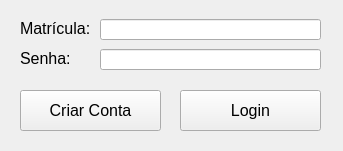
<?xml version="1.0" encoding="UTF-8"?>
<ui version="4.0">
 <class>tela_login</class>
 <widget class="QMainWindow" name="tela_login">
  <property name="geometry">
   <rect>
    <x>0</x>
    <y>0</y>
    <width>343</width>
    <height>151</height>
   </rect>
  </property>
  <property name="maximumSize">
   <size>
    <width>500</width>
    <height>500</height>
   </size>
  </property>
  <property name="windowTitle">
   <string notr="true">Bem Vindo</string>
  </property>
  <property name="windowIcon">
   <iconset>
    <normaloff>icone_login.png</normaloff>icone_login.png</iconset>
  </property>
  <widget class="QWidget" name="centralwidget">
   <widget class="QPushButton" name="botao_login">
    <property name="geometry">
     <rect>
      <x>180</x>
      <y>90</y>
      <width>141</width>
      <height>41</height>
     </rect>
    </property>
    <property name="font">
     <font>
      <pointsize>12</pointsize>
     </font>
    </property>
    <property name="text">
     <string notr="true">Login</string>
    </property>
   </widget>
   <widget class="QLabel" name="label_matricula">
    <property name="geometry">
     <rect>
      <x>20</x>
      <y>20</y>
      <width>71</width>
      <height>16</height>
     </rect>
    </property>
    <property name="font">
     <font>
      <pointsize>12</pointsize>
     </font>
    </property>
    <property name="text">
     <string notr="true">Matrícula:</string>
    </property>
   </widget>
   <widget class="QLabel" name="label_2">
    <property name="geometry">
     <rect>
      <x>20</x>
      <y>50</y>
      <width>61</width>
      <height>16</height>
     </rect>
    </property>
    <property name="font">
     <font>
      <pointsize>12</pointsize>
     </font>
    </property>
    <property name="text">
     <string notr="true">Senha:</string>
    </property>
   </widget>
   <widget class="QLineEdit" name="texto_matricula">
    <property name="geometry">
     <rect>
      <x>100</x>
      <y>19</y>
      <width>221</width>
      <height>21</height>
     </rect>
    </property>
    <property name="font">
     <font>
      <pointsize>12</pointsize>
     </font>
    </property>
    <property name="text">
     <string notr="true"/>
    </property>
    <property name="maxLength">
     <number>20</number>
    </property>
   </widget>
   <widget class="QLineEdit" name="texto_senha">
    <property name="geometry">
     <rect>
      <x>100</x>
      <y>49</y>
      <width>221</width>
      <height>21</height>
     </rect>
    </property>
    <property name="font">
     <font>
      <pointsize>12</pointsize>
      <strikeout>false</strikeout>
      <stylestrategy>PreferDefault</stylestrategy>
      <kerning>true</kerning>
     </font>
    </property>
    <property name="text">
     <string notr="true"/>
    </property>
    <property name="maxLength">
     <number>20</number>
    </property>
    <property name="echoMode">
     <enum>QLineEdit::Password</enum>
    </property>
   </widget>
   <widget class="QPushButton" name="botao_criar_conta">
    <property name="geometry">
     <rect>
      <x>20</x>
      <y>90</y>
      <width>141</width>
      <height>41</height>
     </rect>
    </property>
    <property name="font">
     <font>
      <pointsize>12</pointsize>
     </font>
    </property>
    <property name="text">
     <string notr="true">Criar Conta</string>
    </property>
   </widget>
  </widget>
 </widget>
 <resources/>
 <connections/>
</ui>
